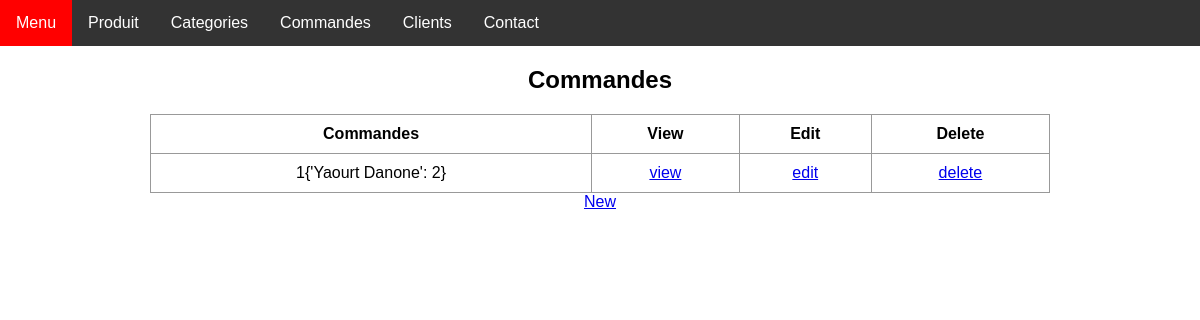
Page /employer/commandes/list/ on the earlier database version.
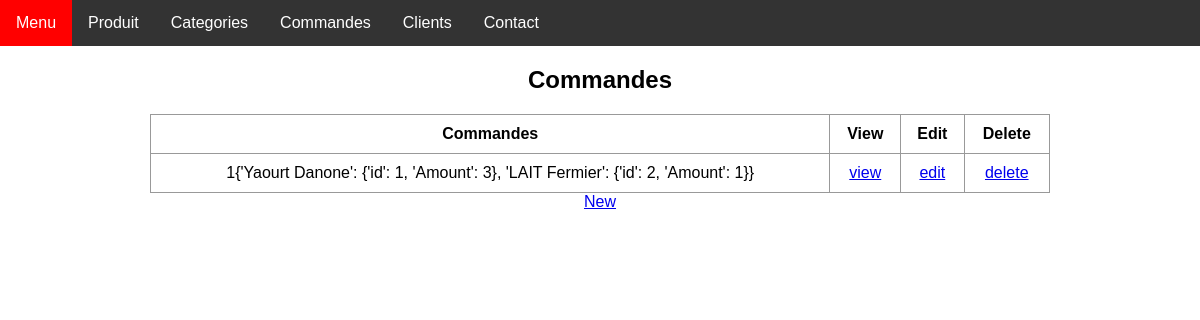
Same page on the later database version.
### employer/models.py (models this page shows)
class Commandes(models.Model):
    client = models.ForeignKey(Clients,on_delete=models.CASCADE)
    date = models.DateTimeField()
    commande = models.TextField(null=True)
    commande_details = models.TextField(null=True)
    def __str__(self) -> str:
        return str(self.id) +"" +self.commande

### employer/views/commandes/commandes_list.py (the view)
# urls.py: path('commandes/list/', CommandesListView.as_view(), name='commandes_list'),
class CommandesListView(ListView):
    model = Commandes
    template_name = "commandes/commandes_list.html"

### employer/templates/commandes/commandes_list.html (shortened to what this page needs)
{% extends "main.html" %}
{% block content %}
<h2 class="form-title">Commandes</h2>
<table class="table table-fluid">
    <thead>
        <tr>
            <th>Commandes</th>
            <th>View</th>
            <th>Edit</th>
            <th>Delete</th>
        </tr>
    </thead>
    <tbody>
        {% for Commandes in object_list %}
        <tr>
            <td>{{ Commandes }}</td>
            <td><a href="{% url "commandes_detail" Commandes.id %}">view</a></td>
            <td><a href="{% url "commandes_update" Commandes.id %}">edit</a></td>
            <td><a href="{% url "commandes_delete" Commandes.id %}">delete</a></td>
        </tr>
        {% endfor %}
    </tbody>
</table>
<a href="{% url "commandes_create" %}">New</a>
</div>
{% endblock %}

Differences in the rows shown:
changed Commandes: id+commande "1{'Yaourt Danone': 2}" → "1{'Yaourt Danone': {'id': 1, 'Amount': 3}, 'LAIT Fermier': {'id': 2, 'Amount': 1}}"
